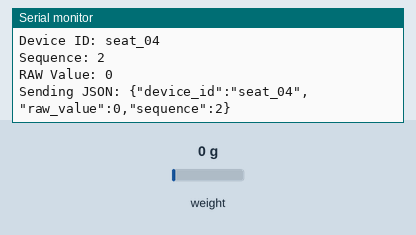
Simulated run of this sketch. Board: ESP32. Parts: the last lines printed to the serial monitor. Inputs (shaded band) come from the test bench; at power-on: weight on the scale 0 g. WiFi joins after 1.5 s; servers stay silent unless stated; uploads are accepted with an empty reply.

Above: at 3.7 s.
3.8 s: weight on the scale set to 100 g
At 4.5 s:
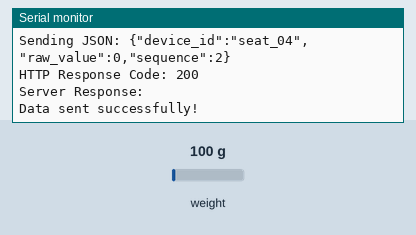
5.3 s: weight on the scale set to 1250 g
At 5.78 s:
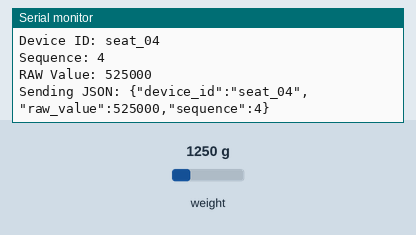
Timing chart, 0 to 8.3 s (numbered marks = the images above; inputs shaded):
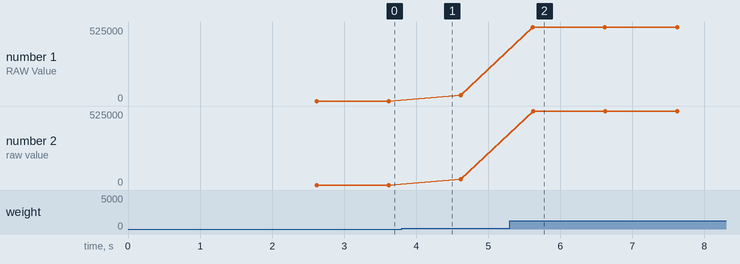

Measured:
- after the input at 5.3 s, the serial monitor: prints a new line after 0.32 s (image 2)
- plotted number 1: 0 → 42000 after the input at 3.8 s, 42000 → 525000 after the input at 5.3 s
- plotted number 2: 0 → 42000 after the input at 3.8 s, 42000 → 525000 after the input at 5.3 s

The sketch:

esp32_seat_sensor.ino
```cpp
#include <WiFi.h>
#include <HTTPClient.h>
#include "HX711.h"

// ==================== Wi-Fi 配置 ====================

// Replace these placeholders locally. Never commit real credentials.
const char* ssid = "YOUR_WIFI_SSID";
const char* password = "YOUR_WIFI_PASSWORD";

// ==================== Flask 服务器配置 ====================

const char* serverUrl = "http://YOUR_SERVER_IP:5000/api/sensor";

// 当前设备编号
const char* deviceId = "seat_04";

// ==================== HX711 引脚配置 ====================

const int DT_PIN = 16;
const int SCK_PIN = 17;

HX711 scale;

// ==================== 数据配置 ====================

unsigned long sequenceNumber = 0;

const unsigned long sendInterval = 1000;

unsigned long lastSendTime = 0;


// ==================== Wi-Fi 连接函数 ====================

void connectWiFi() {

  Serial.println();
  Serial.print("Connecting to WiFi: ");
  Serial.println(ssid);

  WiFi.mode(WIFI_STA);
  WiFi.begin(ssid, password);

  while (WiFi.status() != WL_CONNECTED) {
    delay(500);
    Serial.print(".");
  }

  Serial.println();
  Serial.println("WiFi connected successfully!");

  Serial.print("IP Address: ");
  Serial.println(WiFi.localIP());

  Serial.print("Signal Strength (RSSI): ");
  Serial.print(WiFi.RSSI());
  Serial.println(" dBm");
}


// ==================== Wi-Fi 重连函数 ====================

void checkWiFi() {

  if (WiFi.status() != WL_CONNECTED) {

    Serial.println("WiFi disconnected!");
    Serial.println("Reconnecting...");

    WiFi.disconnect();
    WiFi.begin(ssid, password);

    unsigned long startTime = millis();

    while (WiFi.status() != WL_CONNECTED &&
           millis() - startTime < 10000) {
      delay(500);
      Serial.print(".");
    }

    if (WiFi.status() == WL_CONNECTED) {
      Serial.println();
      Serial.println("WiFi reconnected!");
      Serial.print("IP Address: ");
      Serial.println(WiFi.localIP());
    } else {
      Serial.println();
      Serial.println("WiFi reconnection failed!");
    }
  }
}


// ==================== 发送数据到 Flask ====================

void sendData(long rawValue) {

  if (WiFi.status() != WL_CONNECTED) {
    Serial.println("Cannot send data: WiFi disconnected!");
    return;
  }

  WiFiClient client;
  HTTPClient http;

  // 初始化 HTTP 请求
  if (!http.begin(client, serverUrl)) {
    Serial.println("HTTP connection initialization failed!");
    return;
  }

  http.setTimeout(5000);

  // 设置请求头
  http.addHeader("Content-Type", "application/json");

  // 构造 JSON 数据
  sequenceNumber++;

  String jsonData = "{";
  jsonData += "\"device_id\":\"";
  jsonData += deviceId;
  jsonData += "\",";
  jsonData += "\"raw_value\":";
  jsonData += String(rawValue);
  jsonData += ",";
  jsonData += "\"sequence\":";
  jsonData += String(sequenceNumber);
  jsonData += "}";

  // 发送 POST 请求
  Serial.println("--------------------------------");

  Serial.print("Device ID: ");
  Serial.println(deviceId);

  Serial.print("Sequence: ");
  Serial.println(sequenceNumber);

  Serial.print("RAW Value: ");
  Serial.println(rawValue);

  Serial.print("Sending JSON: ");
  Serial.println(jsonData);

  int httpResponseCode = http.POST(jsonData);

  // 输出服务器响应
  Serial.print("HTTP Response Code: ");
  Serial.println(httpResponseCode);

  if (httpResponseCode > 0) {

    String response = http.getString();

    Serial.print("Server Response: ");
    Serial.println(response);

    if (httpResponseCode == 200) {
      Serial.println("Data sent successfully!");
    } else {
      Serial.println("Server returned an error!");
    }

  } else {

    Serial.print("HTTP Request failed: ");
    Serial.println(http.errorToString(httpResponseCode));
  }

  http.end();
}


// ==================== Setup ====================

void setup() {

  Serial.begin(115200);
  delay(1000);

  Serial.println();
  Serial.println("================================");
  Serial.println("Seat Detection ESP32 System");
  Serial.println("================================");

  // 连接 Wi-Fi
  connectWiFi();

  // 初始化 HX711
  Serial.println();
  Serial.println("Initializing HX711...");

  scale.begin(DT_PIN, SCK_PIN);

  if (scale.is_ready()) {
    Serial.println("HX711 initialized successfully!");
  } else {
    Serial.println("Warning: HX711 is not ready!");
  }

  Serial.println();
  Serial.println("System started!");
}


// ==================== Main Loop ====================

void loop() {

  // 检查 Wi-Fi 状态
  checkWiFi();

  // 每隔约 1 秒采集并发送一次
  unsigned long currentTime = millis();

  if (currentTime - lastSendTime >= sendInterval) {

    lastSendTime = currentTime;

    if (scale.is_ready()) {

      // 读取 HX711 原始数据
      long rawValue = scale.read();

      // 发送到 Flask 服务器
      sendData(rawValue);

    } else {

      Serial.println("HX711 is not ready!");
    }
  }
}
```
